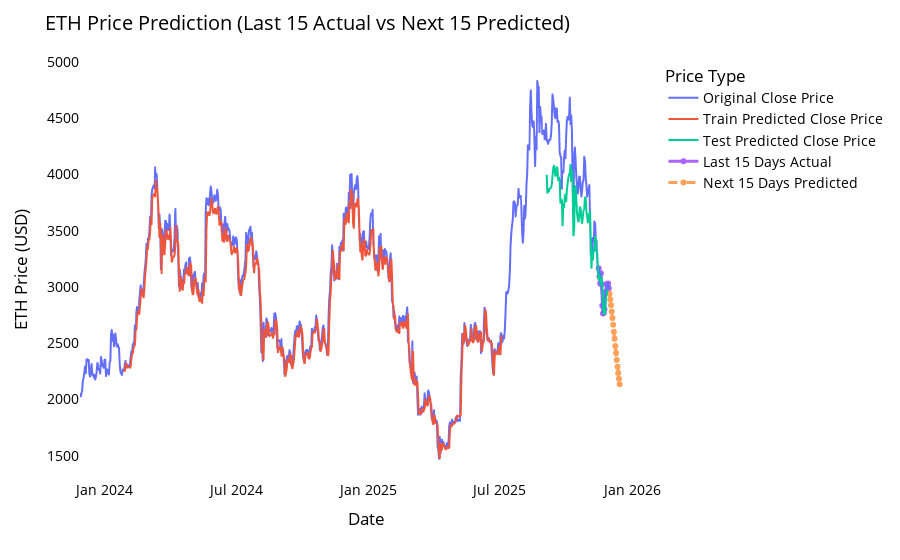

Source (notebook cell):
### Code cell
# Last 15 actual
fig.add_trace(go.Scatter(
    x=plot_actual['date'],
    y=plot_actual['actual_price'],
    mode='lines+markers',
    name='Last 15 Days Actual',
    line=dict(width=3),
))

# Next 15 predicted
fig.add_trace(go.Scatter(
    x=plot_future['date'],
    y=plot_future['predicted_price'],
    mode='lines+markers',
    name='Next 15 Days Predicted',
    line=dict(width=3, dash='dash'),
))

fig.update_layout(
    title="ETH Price Prediction (Last 15 Actual vs Next 15 Predicted)",
    xaxis_title="Date",
    yaxis_title="ETH Price (USD)",
    plot_bgcolor='white',
    font=dict(size=14)
)

fig.show()

### Figure 1 — Plotly figure (JSON) as saved in the notebook; plotly's stock layout.template omitted (floating-point values rounded to 4 significant figures; data arrays with more than 128 entries replaced by an {"elided": "..."} marker saying what was removed)
{"data": [{"hovertemplate": "variable=original_close<br>Date=%{x}<br>ETH Price=%{y}<extra></extra>", "legendgroup": "original_close", "line": {"color": "#636efa", "dash": "solid"}, "marker": {"symbol": "circle"}, "mode": "lines", "name": "Original Close Price", "showlegend": true, "type": "scattergl", "x": {"elided": "733 str values"}, "xaxis": "x", "y": {"elided": "733 float values"}, "yaxis": "y"}, {"hovertemplate": "variable=train_predicted_close<br>Date=%{x}<br>ETH Price=%{y}<extra></extra>", "legendgroup": "train_predicted_close", "line": {"color": "#EF553B", "dash": "solid"}, "marker": {"symbol": "circle"}, "mode": "lines", "name": "Train Predicted Close Price", "showlegend": true, "type": "scattergl", "x": {"elided": "733 str values"}, "xaxis": "x", "y": {"elided": "733 float values"}, "yaxis": "y"}, {"hovertemplate": "variable=test_predicted_close<br>Date=%{x}<br>ETH Price=%{y}<extra></extra>", "legendgroup": "test_predicted_close", "line": {"color": "#00cc96", "dash": "solid"}, "marker": {"symbol": "circle"}, "mode": "lines", "name": "Test Predicted Close Price", "showlegend": true, "type": "scattergl", "x": {"elided": "733 str values"}, "xaxis": "x", "y": {"elided": "733 float values"}, "yaxis": "y"}, {"line": {"width": 3}, "mode": "lines+markers", "name": "Last 15 Days Actual", "type": "scatter", "x": ["2025-11-15T00:00:00.000000000", "2025-11-16T00:00:00.000000000", "2025-11-17T00:00:00.000000000", "2025-11-18T00:00:00.000000000", "2025-11-19T00:00:00.000000000", "2025-11-20T00:00:00.000000000", "2025-11-21T00:00:00.000000000", "2025-11-22T00:00:00.000000000", "2025-11-23T00:00:00.000000000", "2025-11-24T00:00:00.000000000", "2025-11-25T00:00:00.000000000", "2025-11-26T00:00:00.000000000", "2025-11-27T00:00:00.000000000", "2025-11-28T00:00:00.000000000", "2025-11-29T00:00:00.000000000"], "y": [3168.0, 3095.0, 3031.0, 3124.0, 3025.0, 2834.0, 2766.0, 2770.0, 2802.0, 2953.0, 2959.0, 3027.0, 3015.0, 3031.0, 2989.0]}, {"line": {"dash": "dash", "width": 3}, "mode": "lines+markers", "name": "Next 15 Days Predicted", "type": "scatter", "x": ["2025-11-30T00:00:00.000000000", "2025-12-01T00:00:00.000000000", "2025-12-02T00:00:00.000000000", "2025-12-03T00:00:00.000000000", "2025-12-04T00:00:00.000000000", "2025-12-05T00:00:00.000000000", "2025-12-06T00:00:00.000000000", "2025-12-07T00:00:00.000000000", "2025-12-08T00:00:00.000000000", "2025-12-09T00:00:00.000000000", "2025-12-10T00:00:00.000000000", "2025-12-11T00:00:00.000000000", "2025-12-12T00:00:00.000000000", "2025-12-13T00:00:00.000000000", "2025-12-14T00:00:00.000000000"], "y": [2940.0, 2891.0, 2838.0, 2782.0, 2725.0, 2665.0, 2603.0, 2540.0, 2476.0, 2413.0, 2351.0, 2292.0, 2236.0, 2184.0, 2136.0]}], "layout": {"font": {"color": "black", "size": 14}, "legend": {"title": {"text": "Price Type"}, "tracegroupgap": 0}, "margin": {"t": 60}, "plot_bgcolor": "white", "title": {"text": "ETH Price Prediction (Last 15 Actual vs Next 15 Predicted)"}, "xaxis": {"anchor": "y", "domain": [0, 1], "showgrid": false, "title": {"text": "Date"}}, "yaxis": {"anchor": "x", "domain": [0, 1], "showgrid": false, "title": {"text": "ETH Price (USD)"}}}}
